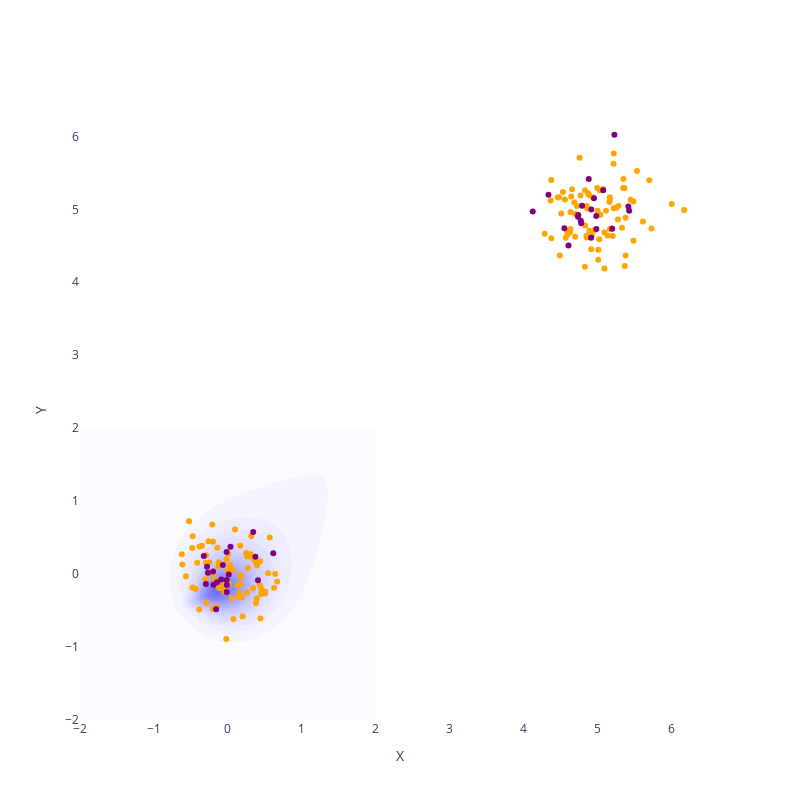

Notebook code cell kept with this figure:
### Code cell
# Define density function of VAE.
def create_vae_density(model: VAE, num_latent_samples: int = 10000) -> torch.Tensor:
    z = torch.randn(num_latent_samples, model.latent_dim)
    mean, var = model.decode(z, unnormalize=True)
    weights = (1 / num_latent_samples) * torch.ones(num_latent_samples)
    return GaussianMixtureModel(mean, torch.diag_embed(var), weights)


posterior_dist = create_vae_density(model)
fig = plot_density_heatmap(posterior_dist.likelihood)
# samples_normalized = model.output_normalizer.normalize(samples)
# fig.add_trace(
#     go.Scatter(x=samples_normalized[:, 0], y=samples_normalized[:, 1], mode="markers")
# )
fig.add_trace(
    go.Scatter(
        x=train_data[:, 0],
        y=train_data[:, 1],
        mode="markers",
        marker=dict(color="Orange"),
    )
)
fig.add_trace(
    go.Scatter(
        x=val_data[:, 0], y=val_data[:, 1], mode="markers", marker=dict(color="Purple")
    )
)
fig.show()

### Figure 1 — Plotly figure (JSON) as saved in the notebook; plotly's stock layout.template omitted (floating-point values rounded to 4 significant figures; data arrays with more than 128 entries replaced by an {"elided": "..."} marker saying what was removed)
{"data": [{"colorscale": [[0, "rgba(255,255,255,0.8)"], [1, "rgba(0,0,255,1.0)"]], "contours": {"coloring": "fill", "end": 1, "showlines": false, "size": 0.025, "start": 0}, "showscale": false, "type": "contour", "x": [-2, -1.96, -1.919, -1.879, -1.838, -1.798, -1.758, -1.717, -1.677, -1.636, -1.596, -1.556, -1.515, -1.475, -1.434, -1.394, -1.354, -1.313, -1.273, -1.232, -1.192, -1.152, -1.111, -1.071, -1.03, -0.9899, -0.9495, -0.9091, -0.8687, -0.8283, -0.7879, -0.7475, -0.7071, -0.6667, -0.6263, -0.5859, -0.5455, -0.5051, -0.4646, -0.4242, -0.3838, -0.3434, -0.303, -0.2626, -0.2222, -0.1818, -0.1414, -0.101, -0.06061, -0.0202, 0.0202, 0.06061, 0.101, 0.1414, 0.1818, 0.2222, 0.2626, 0.303, 0.3434, 0.3838, 0.4242, 0.4646, 0.5051, 0.5455, 0.5859, 0.6263, 0.6667, 0.7071, 0.7475, 0.7879, 0.8283, 0.8687, 0.9091, 0.9495, 0.9899, 1.03, 1.071, 1.111, 1.152, 1.192, 1.232, 1.273, 1.313, 1.354, 1.394, 1.434, 1.475, 1.515, 1.556, 1.596, 1.636, 1.677, 1.717, 1.758, 1.798, 1.838, 1.879, 1.919, 1.96, 2], "y": [-2, -1.96, -1.919, -1.879, -1.838, -1.798, -1.758, -1.717, -1.677, -1.636, -1.596, -1.556, -1.515, -1.475, -1.434, -1.394, -1.354, -1.313, -1.273, -1.232, -1.192, -1.152, -1.111, -1.071, -1.03, -0.9899, -0.9495, -0.9091, -0.8687, -0.8283, -0.7879, -0.7475, -0.7071, -0.6667, -0.6263, -0.5859, -0.5455, -0.5051, -0.4646, -0.4242, -0.3838, -0.3434, -0.303, -0.2626, -0.2222, -0.1818, -0.1414, -0.101, -0.06061, -0.0202, 0.0202, 0.06061, 0.101, 0.1414, 0.1818, 0.2222, 0.2626, 0.303, 0.3434, 0.3838, 0.4242, 0.4646, 0.5051, 0.5455, 0.5859, 0.6263, 0.6667, 0.7071, 0.7475, 0.7879, 0.8283, 0.8687, 0.9091, 0.9495, 0.9899, 1.03, 1.071, 1.111, 1.152, 1.192, 1.232, 1.273, 1.313, 1.354, 1.394, 1.434, 1.475, 1.515, 1.556, 1.596, 1.636, 1.677, 1.717, 1.758, 1.798, 1.838, 1.879, 1.919, 1.96, 2], "z": {"elided": "100x100 float values"}}, {"marker": {"color": "Orange"}, "mode": "markers", "type": "scatter", "x": {"elided": "160 float values"}, "y": {"elided": "160 float values"}}, {"marker": {"color": "Purple"}, "mode": "markers", "type": "scatter", "x": [4.774, 4.73, -0.2829, -0.01749, 4.907, -0.2012, 0.3702, -0.0151, -0.06903, 5.422, -0.09049, 5.193, -0.2709, -0.01818, 4.602, 4.119, 0.3407, -0.01876, 0.03418, 4.875, 4.947, 4.786, -0.3271, 0.01056, 0.4055, 4.977, 5.411, 4.734, 4.768, 4.546, -0.1607, 0.6119, 4.91, 5.223, -0.1503, 4.331, 5.071, 4.979, -0.1959, -0.299], "y": [4.809, 4.897, 0.1024, -0.2457, 4.61, 0.03547, 0.2361, -0.1496, 0.1238, 4.979, -0.07487, 4.734, 0.01837, -0.08247, 4.504, 4.971, 0.5767, 0.3032, 0.3738, 5.417, 5.151, 5.048, 0.2475, -0.006809, -0.08594, 4.91, 5.038, 4.922, 4.844, 4.741, -0.4824, 0.2844, 4.997, 6.022, -0.1132, 5.199, 5.261, 4.731, -0.1452, -0.135]}], "layout": {"autosize": false, "height": 800, "paper_bgcolor": "white", "plot_bgcolor": "white", "showlegend": false, "width": 800, "xaxis": {"showgrid": false, "title": {"text": "X"}, "zeroline": false}, "yaxis": {"showgrid": false, "title": {"text": "Y"}, "zeroline": false}}}
